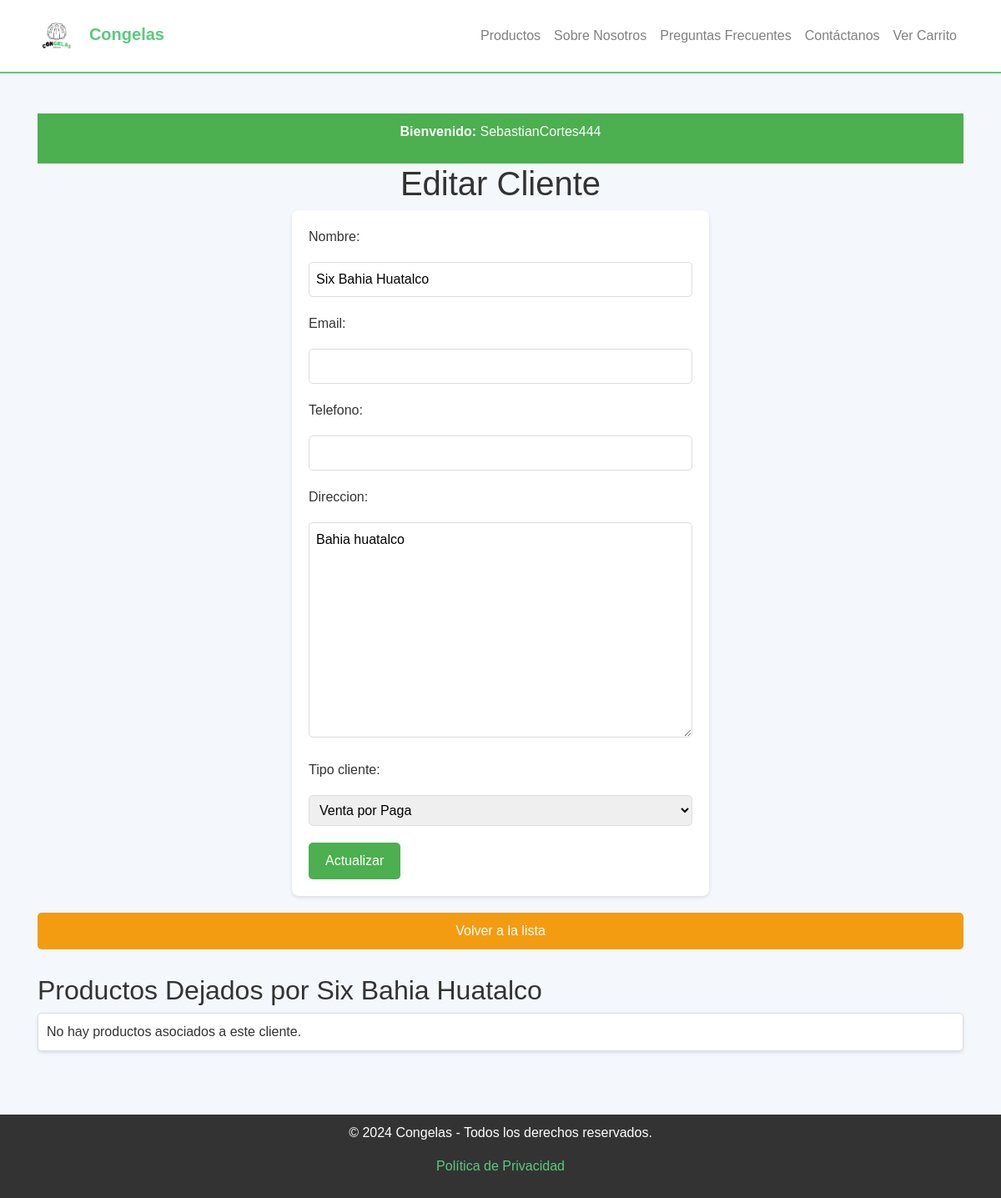
/clientes/1/editar/ (signed in), run on the app's committed database.
### clientes/models.py (models this page shows, shortened)
class Cliente(models.Model):
    TIPOS_CLIENTE = [
        ('consignacion', 'Consignación'),
        ('venta_paga', 'Venta por Paga'),
    ]
    nombre = models.CharField(max_length=100)
    email = models.EmailField(unique=True, blank=True, null=True)
    telefono = models.CharField(max_length=15, blank=True, null=True)
    direccion = models.TextField(blank=True, null=True)
    fecha_registro = models.DateTimeField(auto_now_add=True)
    tipo_cliente = models.CharField(
        max_length=20,
        choices=TIPOS_CLIENTE,
        default='venta_paga',  # Puedes cambiar el valor por defecto a 'consignacion' si prefieres
    )

### clientes/views.py (the view)
# urls.py: path('clientes/<int:pk>/editar/', ClienteUpdateView.as_view(), name='cliente_update'),
class ClienteUpdateView(LoginRequiredMixin, UpdateView):
    model = Cliente
    form_class = ClienteForm
    template_name = 'clientes/cliente_form.html'
    success_url = reverse_lazy('cliente_list')
    login_url = 'login'

### clientes/forms.py
class ClienteForm(forms.ModelForm):
    class Meta:
        model = Cliente
        fields = ['nombre', 'email', 'telefono', 'direccion', 'tipo_cliente']  # Añadimos 'tipo_cliente'

### TEMPLATES/clientes/cliente_form.html (shortened to what this page needs)
{% extends 'base.html' %}
{% block content %}
<!DOCTYPE html>
<html lang="en">
<head>
</head>
<body>
    <header>
        <p><strong>Bienvenido:</strong> {{ user.username }}</p>
    </header>
    <h1>{% if cliente %}Editar Cliente{% else %}Nuevo Cliente{% endif %}</h1>
    <form method="post">
        {{ form.as_p }}
        <button type="submit">{% if cliente %}Actualizar{% else %}Crear{% endif %}</button>
    </form>
    <a href="{% url 'cliente_list' %}" class="back-btn">Volver a la lista</a>
    {% if cliente %}
        <div class="productos-list">
            <h2>Productos Dejados por {{ cliente.nombre }}</h2>
            <ul>
                {% for pedido in cliente.pedidos.all %}
                    <li>
                        {{ pedido.producto.nombre }} -
                        Cantidad: {{ pedido.cantidad }} -
                        Precio Unitario: ${{ pedido.precio_unitario }} -
                        Total: ${{ pedido.total }}
                        <a href="{% url 'pedido_update' pedido.pk %}">Editar Pedido</a>
                    </li>
                {% empty %}
                    <li>No hay productos asociados a este cliente.</li>
                {% endfor %}
            </ul>
        </div>
    {% endif %}
</body>
</html>
{% endblock content %}

### TEMPLATES/base.html (style rules this page uses)
html, body { height: 100%; margin: 0; display: flex; flex-direction: column; }
body { background-color: #ffffff; color: #333; font-family: 'Times New Roman', Times, serif; }

### TEMPLATES/clientes/cliente_form.html (style rules this page uses)
body { font-family: Arial, sans-serif; background-color: #f4f7fc; color: #333; margin: 0; padding: 0; }
header { background-color: #4CAF50; color: white; padding: 10px 20px; text-align: center; }
h1 { text-align: center; color: #333; }
form { max-width: 500px; margin: 0 auto; padding: 20px; background-color: white; border-radius: 8px; box-shadow: 0 2px 4px rgba(0, 0, 0, 0.1); }
form p { font-size: 16px; margin-bottom: 10px; }
form input, form select, form textarea { width: 100%; padding: 8px; margin: 10px 0; border-radius: 5px; border: 1px solid #ddd; }
form button { background-color: #4CAF50; color: white; padding: 10px 20px; border: none; border-radius: 5px; cursor: pointer; font-size: 16px; transition: background-color 0.3s; }
.back-btn { display: block; margin-top: 20px; text-align: center; background-color: #f39c12; color: white; padding: 10px 20px; border-radius: 5px; text-decoration: none; }
.productos-list { margin-top: 30px; }
.productos-list ul { list-style-type: none; padding: 0; }
.productos-list li { background-color: #fff; padding: 10px; border: 1px solid #ddd; margin: 5px 0; border-radius: 5px; box-shadow: 0 2px 4px rgba(0, 0, 0, 0.1); }

### data on the page
Cliente: nombre "Six Bahia Huatalco", direccion "Bahia huatalco", tipo_cliente "Venta por Paga"

### other printed values
{{ user.username }} "SebastianCortes444"
